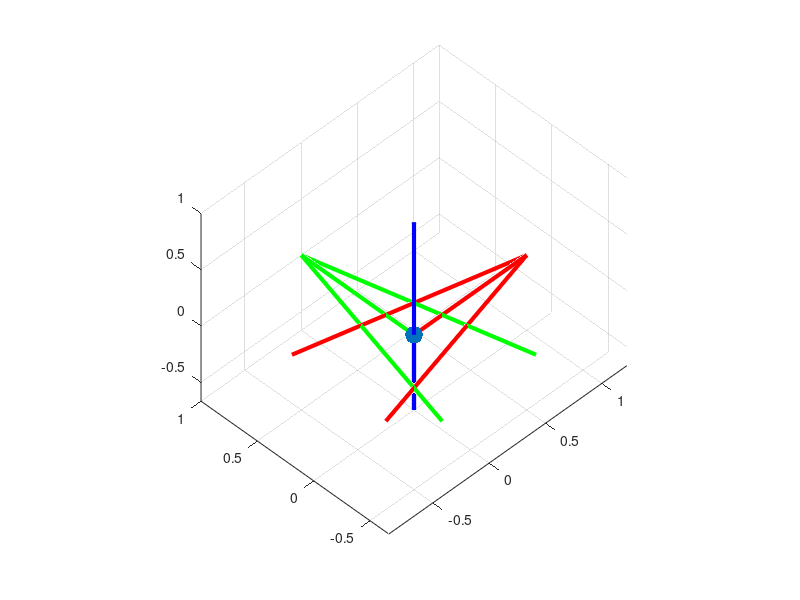

Recreate this plot in MATLAB. (Note: this script raises an error after producing the figure.)
addpath('functions');
%config_figure();
close all; clear; clc;figure();
t1 = 0;
t2 = 0;
t3 = 0;
t4 = 0;
t5 = 0;
t6 = 0;
t7 = 0;
t8 = 0;
t9 = pi/4;
t10 = -pi/4;
t11 = 0;
t12 = 0;

% video = VideoWriter('cin_direta_com_dq_do_bipede darwinOP.mp4', 'MPEG-4');
% video.FrameRate = 7;
% video.Quality = 100;
% open(video)

for i = 1:3:1
    clf;
    hold on;grid on;axis equal;view(-45,45);
    
    % plota o frame 000
    scatter3(0 ,0 ,0, 160, 'black', 'filled');
    quiver3(0, 0, 0, 1, 0, 0, 0,  'color', 'red', 'lineWidth', 3, 'lineStyle', '-', 'maxHeadSize', 1);
    quiver3(0, 0, 0, 0, 1, 0, 0,  'color', 'green', 'lineWidth', 3, 'lineStyle', '-', 'maxHeadSize', 1);
    quiver3(0, 0, 0, 0, 0, 1, 0,  'color', 'blue', 'lineWidth', 3, 'lineStyle', '-', 'maxHeadSize', 1);
    
    t9 = i*pi/180; % angulo do motor 3 da perna direita
    t10 = -i*pi/180; % angulo do motor 4 (joelho) da perna esquerda

    DH = DH_parameters([t1 t2 t3 t4 t5 t6 t7 t8 t9 t10 t11 t12]);
    TDQ = DH_to_dqTransforms(DH);
%     plot_frames_chain(TDQ);
%     frame = getframe(gcf);
%     writeVideo(video, frame)
end
% close(video)

%{
%isso fica antes do loop
video = VideoWriter('cin_direta_com_dq_do_bipede darwinOP.mp4', 'MPEG-4');
video.FrameRate = 7;
video.Quality = 100;
open(video)
%}
%{
%isso fica na ultima linha dentro do loop
frame = getframe(gcf);
writeVideo(video, frame)
%}
%{
%isso fica fora do loop
close(video)
%}


%{
%testando a primeira transformacao
t1 = dq_transform(90, [0 0 1], [0 0 0]);
t2 = dq_transform(0, [0 0 1], [0 0 -4]);
t3 = dq_transform(0, [0 0 1], [3 0 0]);
t4 = dq_transform(180, [1 0 0], [0 0 0]);
t = dual_quat_mult(t1, t2);
t = dual_quat_mult(t, t3);
t = dual_quat_mult(t, t4)
%}

%{
%testando a segunda transformacao
t = dq_transform(-pi/2, [1 0 0], [0 0 0])
%}
